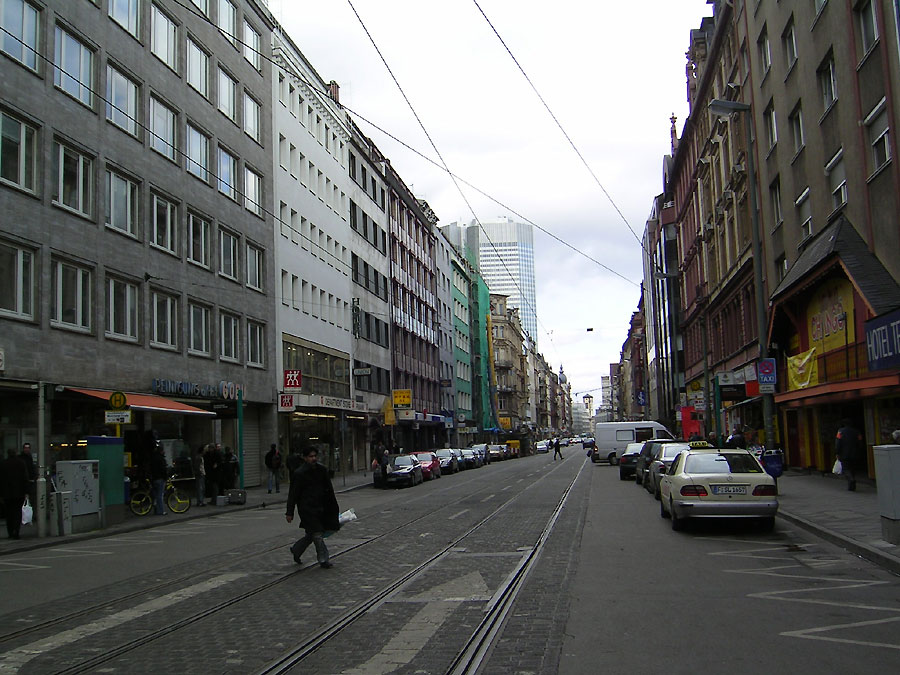
#> input picture 8/morning.jpg, 900 x 675 px
$ python pipeline.py
#> lines starting #> are read from the running program, lines starting #| are printed output that depends on the picture; after the words box and inside, x2 and y2 are one past the last pixel; in counts of white or black regions, pixels touching at a corner belong together
# pylint: disable=no-member

import cv2
import numpy as np

image = cv2.imread('morning.jpg',1)
#> image is the input picture: shape (675, 900, 3); mean B, G, R 97.5, 99.1, 97.7
image2 = cv2.imread('evening.jpg',1)
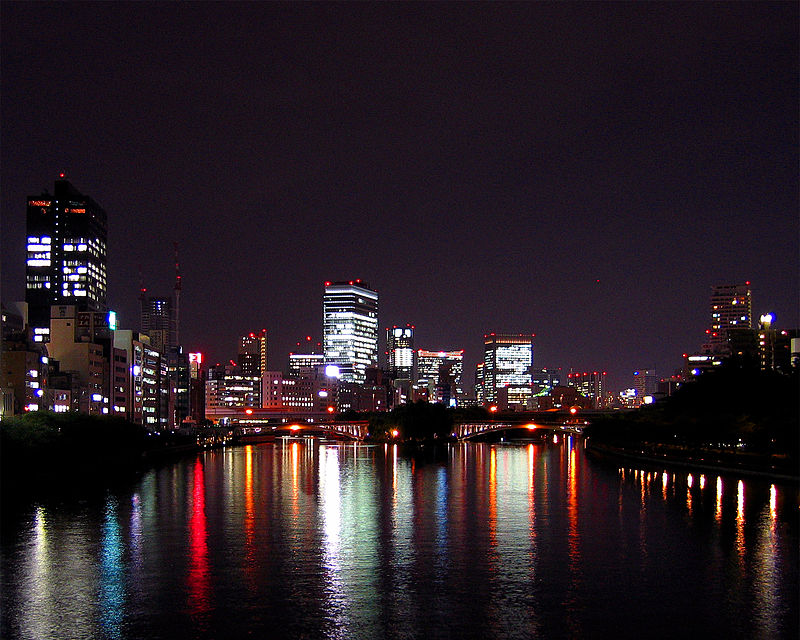
#> input picture 8/evening.jpg, 800 x 640 px
#> image2 is the input picture: shape (640, 800, 3); mean B, G, R 37.1, 30.6, 42


# Making both images have the same size
resized = cv2.resize(image, (900, 675), interpolation=cv2.INTER_AREA)
resized2 = cv2.resize(image2, (900, 675), interpolation=cv2.INTER_AREA)
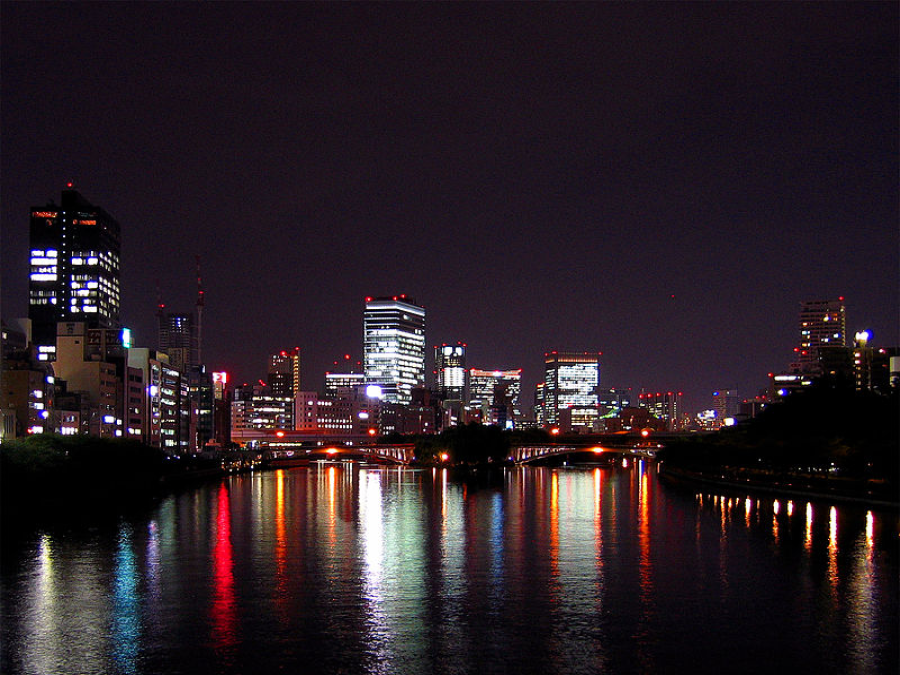
#> resized2: shape (675, 900, 3); mean B, G, R 37, 30.5, 41.9


# Method 1:
img = cv2.addWeighted(resized2, 0.5, resized, 0.5, 0)
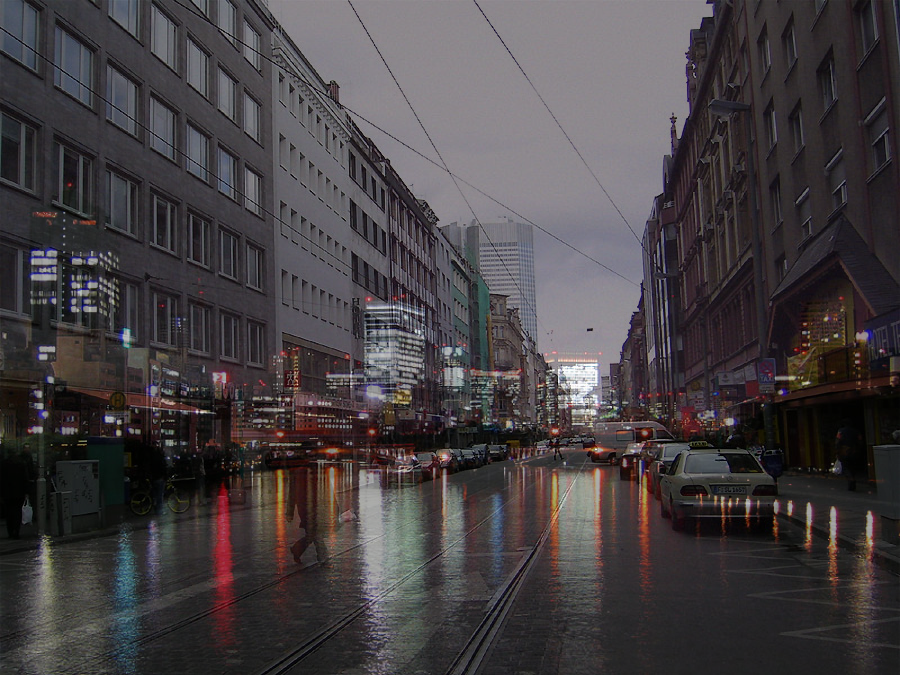
#> img: shape (675, 900, 3); mean B, G, R 67.3, 64.8, 69.8


# Method 2:
lower_white = np.array([220, 220, 220], dtype=np.uint8)
upper_white = np.array([255, 255, 255], dtype=np.uint8)

mask = cv2.inRange(resized, lower_white, upper_white)
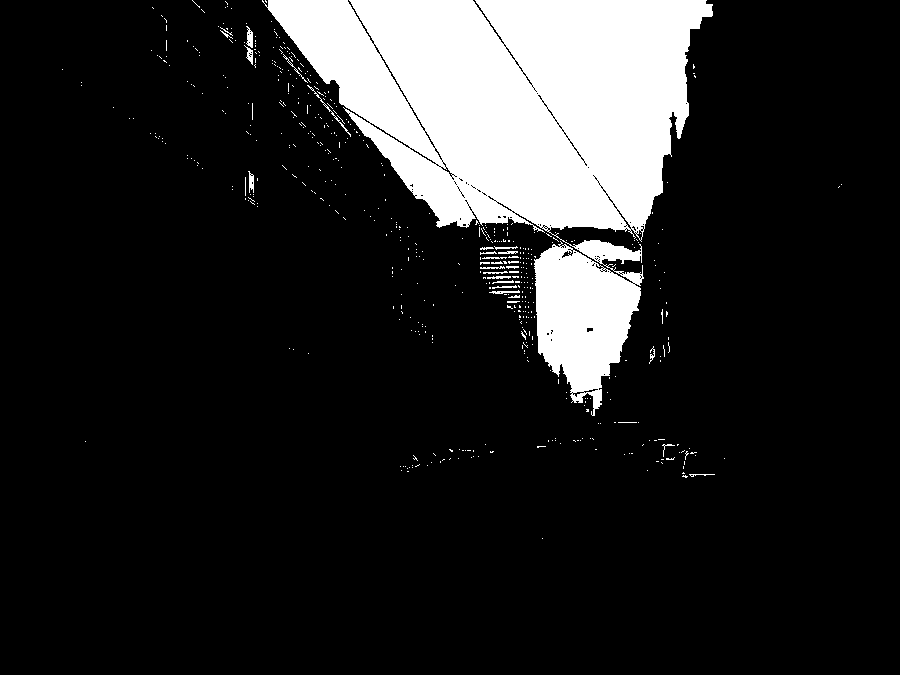
#> mask: shape (675, 900); 14.5% white; 542 white regions (514 under 20 px), largest, box (x1, y1, x2, y2) and area: (262, 0, 713, 416) 85477, (307, 85, 351, 137) 101, (246, 26, 253, 48) 98

res = cv2.bitwise_not(resized,resized, mask)
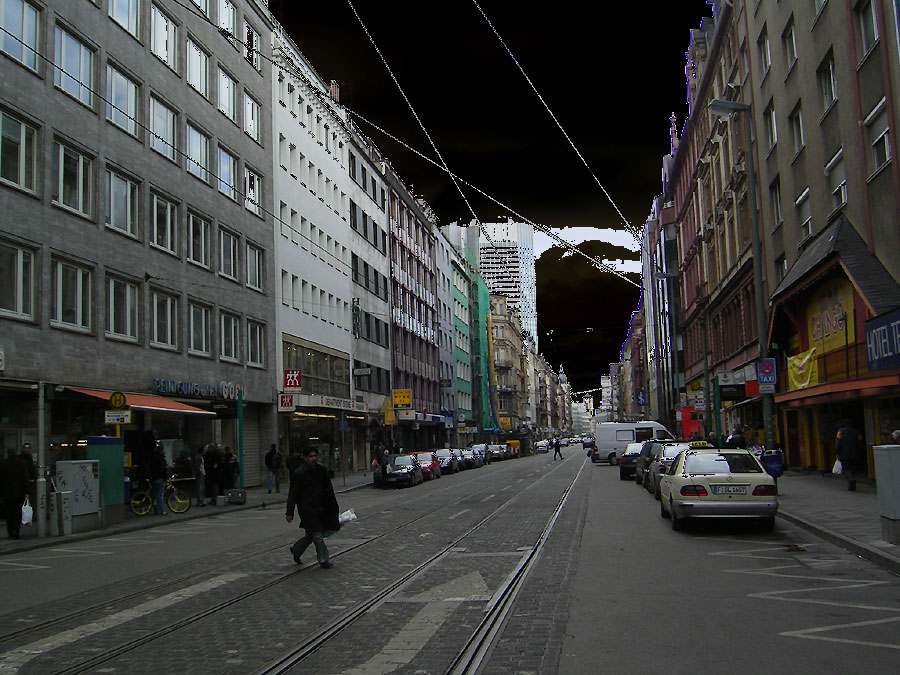
#> res: shape (675, 900, 3); mean B, G, R 61.3, 63.3, 62.4

cv2.imshow('res', res)

cv2.imwrite( "merged image.png", res );


cv2.waitKey()
